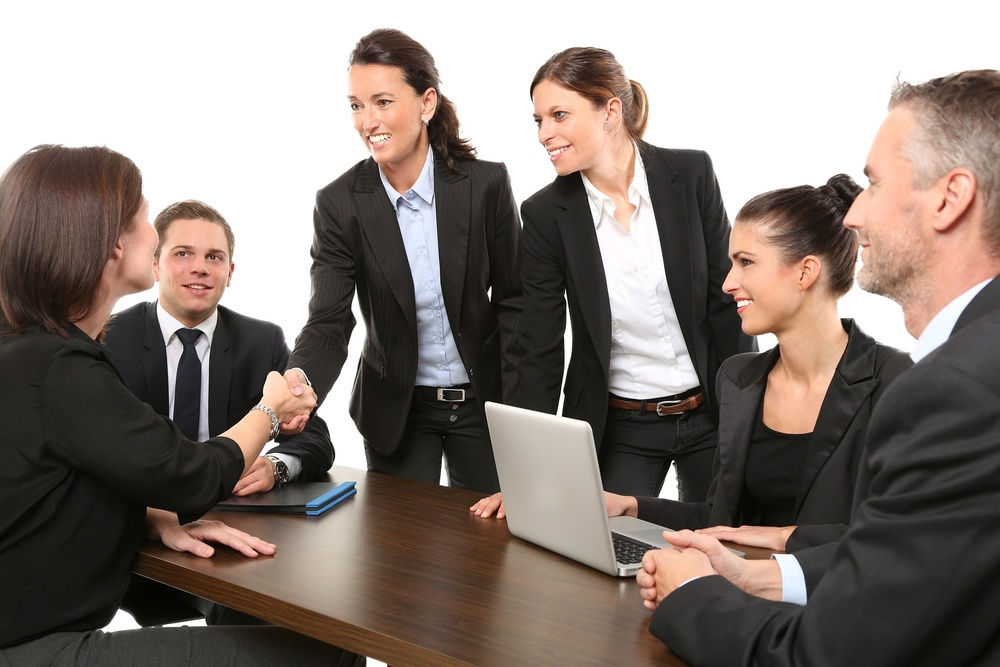
#> input picture image/color_change.jpg, 1000 x 667 px, shrunk from 1920 x 1280 before the run
$ python colorToneChange.py
#> lines starting #> are read from the running program, lines starting #| are printed output that depends on the picture
"""
3.色調変更

参考：
https://tat-pytone.hatenablog.com/entry/2019/03/06/192135
https://qiita.com/sitar-harmonics/items/d864728e002f94872d97
"""
import shutil

import cv2
import numpy as np

image = './image/businessman.jpg'
color_change_image = './image/color_change.jpg'

# 画像をコピー
shutil.copy(image, color_change_image)

# [15 lines of commented-out code are left out]
def changedH(bgr_img, shift):
    # BGR->HSV
    hsvimage = cv2.cvtColor(bgr_img, cv2.COLOR_BGR2HSV_FULL)
    hi = hsvimage[:, :, 0].astype(np.int32)
    if shift < 0:
        nhi = hi.flatten()
        for px in nhi:
            if px < 0:
                px = 255 - px
        nhi = nhi.reshape(hsvimage.shape[:2])
        hi = nhi.astype(np.uint8)
    chimg = (hi + shift) % 255
    hsvimage[:, :, 0] = chimg
    hsv8 = hsvimage.astype(np.uint8)
    # HSV->BGR
    return cv2.cvtColor(hsv8, cv2.COLOR_HSV2BGR_FULL)


# HSV S(彩度),V(明度)の変更
def changedSV(bgr_img, alpha, beta, color_idx):
    # BGR->HSV
    hsvimage = cv2.cvtColor(bgr_img, cv2.COLOR_BGR2HSV_FULL)
    hsvf = hsvimage.astype(np.float32)
    hsvf[:, :, color_idx] = np.clip(hsvf[:, :, 1] * alpha + beta, 0, 255)
    hsv8 = hsvf.astype(np.uint8)
    return cv2.cvtColor(hsv8, cv2.COLOR_HSV2BGR_FULL)


# HSV S(彩度)の変更
def changedS(bgr_img, alpha, beta):
    return changedSV(bgr_img, alpha, beta, 1)


# HSV V(明度)の変更
def changedV(bgr_img, alpha, beta):
    return changedSV(bgr_img, alpha, beta, 2)


bgr_img = cv2.imread(color_change_image, cv2.IMREAD_COLOR)
#> bgr_img is the input picture: shape (667, 1000, 3); mean B, G, R 118.3, 124.6, 135.5


# HSV S(彩度)の変更
image_h1 = changedH(bgr_img, 85)
#> in changedH, `hsvimage = cv2.cvtColor(bgr_img, cv2.COLOR_BGR2HSV_FULL)`: hsvimage: shape (667, 1000, 3); mean H, S, V 31, 42.6, 136.1
#> in changedH, `hi = hsvimage[:, :, 0].astype(np.int32)`:
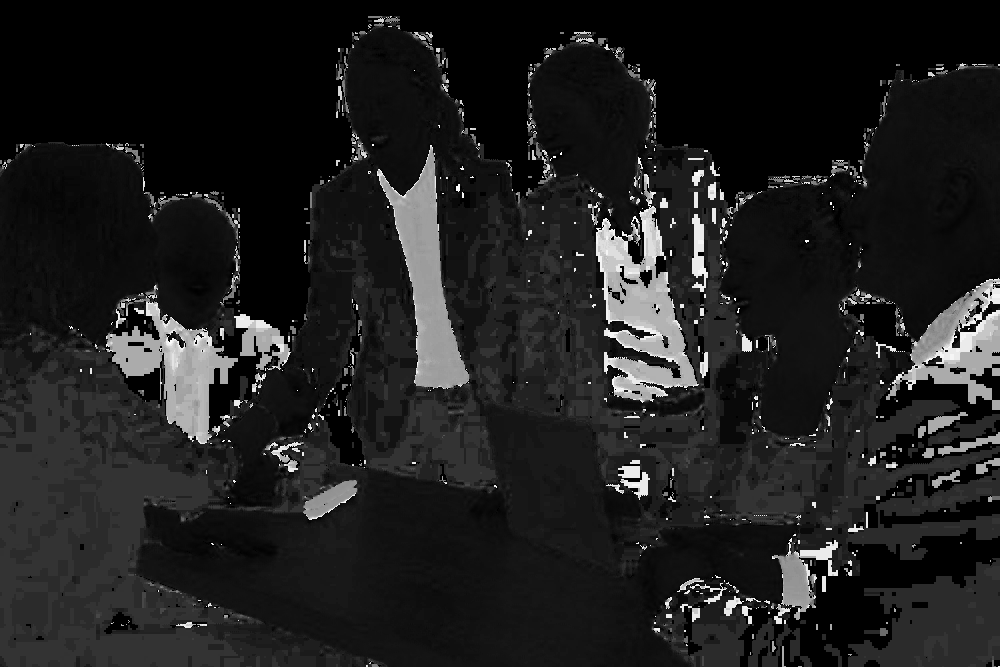
#> hi: shape (667, 1000) int32; min 0, max 255, mean 31
#> in changedH, `chimg = (hi + shift) % 255`:
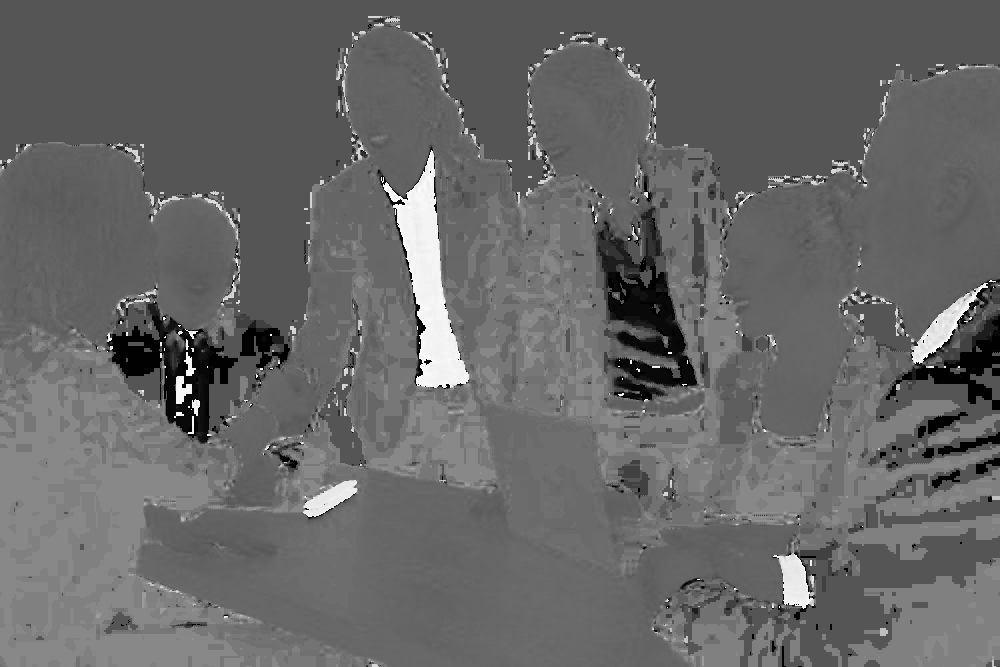
#> chimg: shape (667, 1000) int32; min 1, max 254, mean 103
#> in changedH, `hsvimage[:, :, 0] = chimg`: hsvimage: shape (667, 1000, 3); mean H, S, V 103, 42.6, 136.1
#> in changedH, `return cv2.cvtColor(hsv8, cv2.COLOR_HSV2BGR_FULL)`:
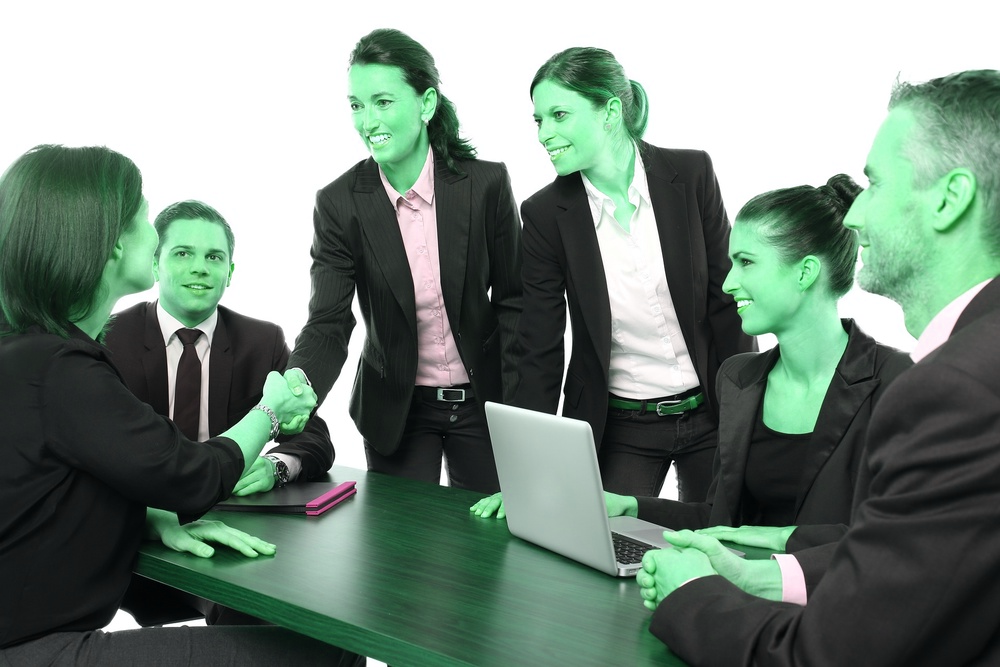
#> returned value: shape (667, 1000, 3); mean B, G, R 124.6, 135.5, 118.3
image_h2 = changedH(bgr_img, -85)
#> call 2 of changedH, with shift = -85
#> in changedH (call 2), `chimg = (hi + shift) % 255`:
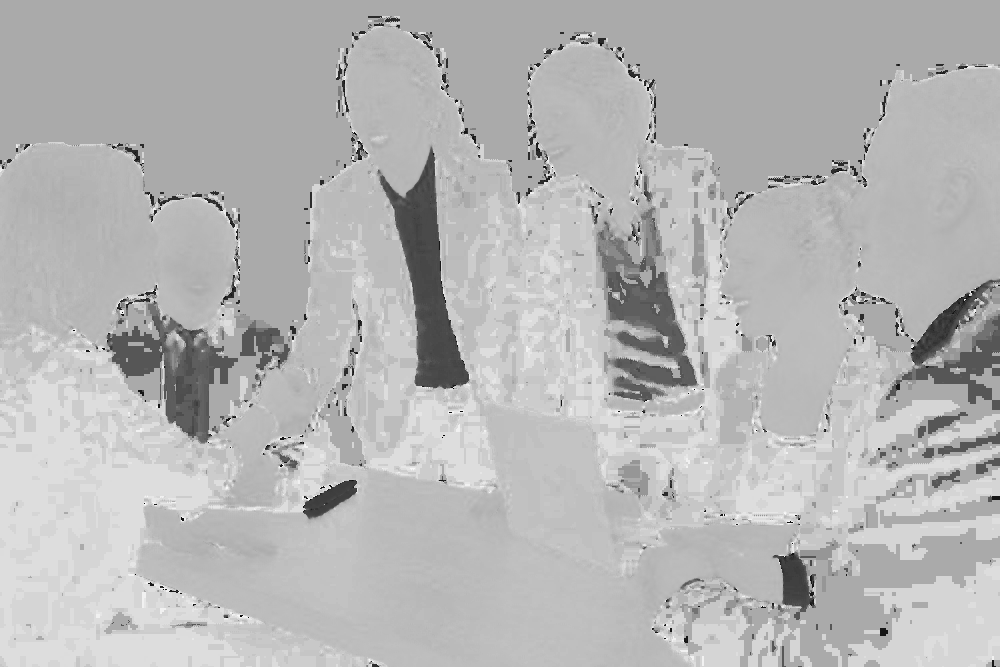
#> chimg: shape (667, 1000) int16; min 0, max 250, mean 181.6
#> in changedH (call 2), `hsvimage[:, :, 0] = chimg`: hsvimage: shape (667, 1000, 3); mean H, S, V 181.6, 42.6, 136.1

# HSV S(彩度)の変更
image_s1 = changedS(bgr_img, 2.0, -20)
#> in changedSV, `hsvf = hsvimage.astype(np.float32)`: hsvf: shape (667, 1000, 3) float32; mean H, S, V 31.1, 42.6, 136.2
#> in changedSV, `hsvf[:, :, color_idx] = np.clip(hsvf[:, :, 1] * alpha + beta, 0, 255)`: hsvf: shape (667, 1000, 3) float32; mean H, S, V 31.1, 68.9, 136.2
#> in changedSV, `hsv8 = hsvf.astype(np.uint8)`: hsv8: shape (667, 1000, 3); mean H, S, V 31, 68.9, 136.1
#> in changedSV, `return cv2.cvtColor(hsv8, cv2.COLOR_HSV2BGR_FULL)`:
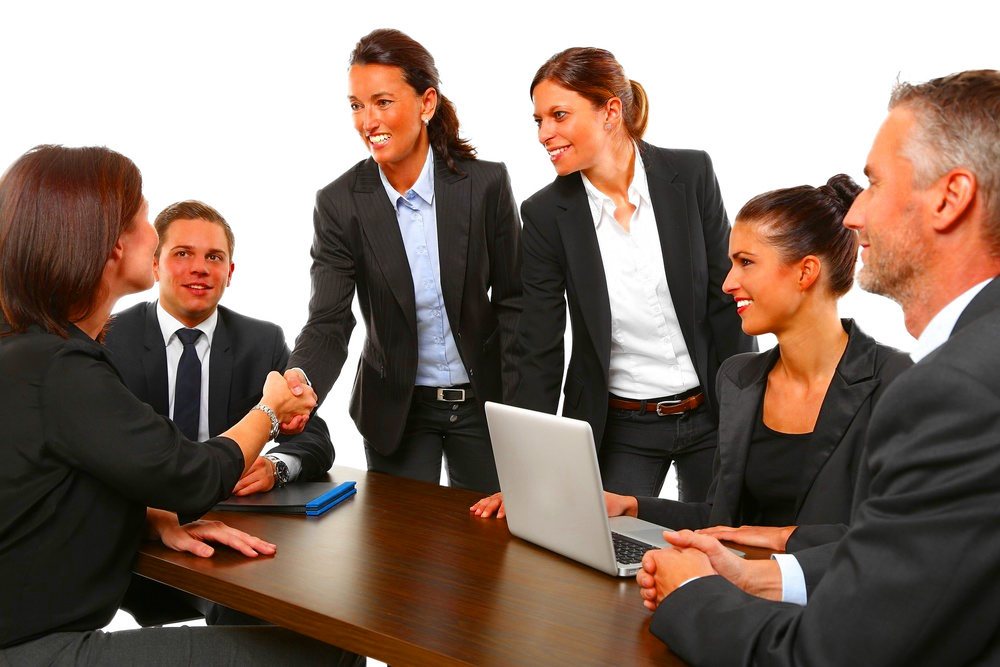
#> returned value: shape (667, 1000, 3); mean B, G, R 106.1, 116.8, 135.3
image_s2 = changedS(bgr_img, 1 / 2, 20)
#> in changedSV (call 2), `hsvf[:, :, color_idx] = np.clip(hsvf[:, :, 1] * alpha + beta, 0, 255)`: hsvf: shape (667, 1000, 3) float32; mean H, S, V 31.1, 41.3, 136.2
#> in changedSV (call 2), `hsv8 = hsvf.astype(np.uint8)`: hsv8: shape (667, 1000, 3); mean H, S, V 31, 41.1, 136.1

# HSV V(明度)の変更
image_v1 = changedV(bgr_img, 1.8, 20)
#> call 3 of changedSV, with alpha = 1.8, beta = 20, color_idx = 2
#> in changedSV (call 3), `hsvf[:, :, color_idx] = np.clip(hsvf[:, :, 1] * alpha + beta, 0, 255)`: hsvf: shape (667, 1000, 3) float32; mean H, S, V 31.1, 42.6, 94.2
#> in changedSV (call 3), `hsv8 = hsvf.astype(np.uint8)`: hsv8: shape (667, 1000, 3); mean H, S, V 31, 42.6, 93.9
#> in changedSV (call 3), `return cv2.cvtColor(hsv8, cv2.COLOR_HSV2BGR_FULL)`:
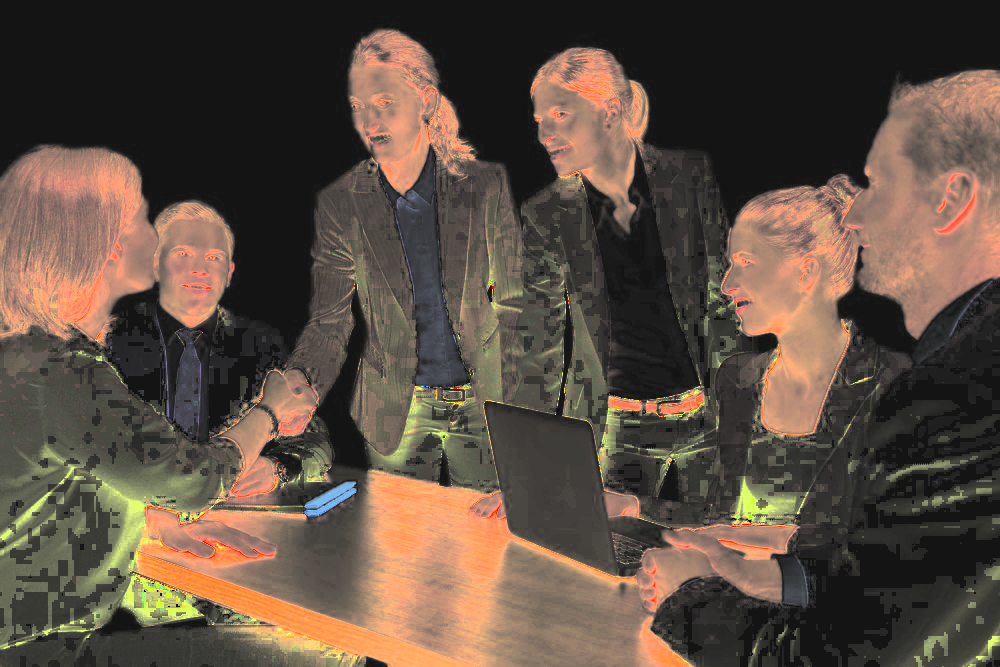
#> returned value: shape (667, 1000, 3); mean B, G, R 65.4, 77.7, 93
image_v2 = changedV(bgr_img, 1 / 2, -50)
#> call 4 of changedSV, with alpha = 0.5, beta = -50, color_idx = 2
#> in changedSV (call 4), `hsvf[:, :, color_idx] = np.clip(hsvf[:, :, 1] * alpha + beta, 0, 255)`: hsvf: shape (667, 1000, 3) float32; mean H, S, V 31.1, 42.6, 2
#> in changedSV (call 4), `hsv8 = hsvf.astype(np.uint8)`: hsv8: shape (667, 1000, 3); mean H, S, V 31, 42.6, 1.9
#> in changedSV (call 4), `return cv2.cvtColor(hsv8, cv2.COLOR_HSV2BGR_FULL)`:
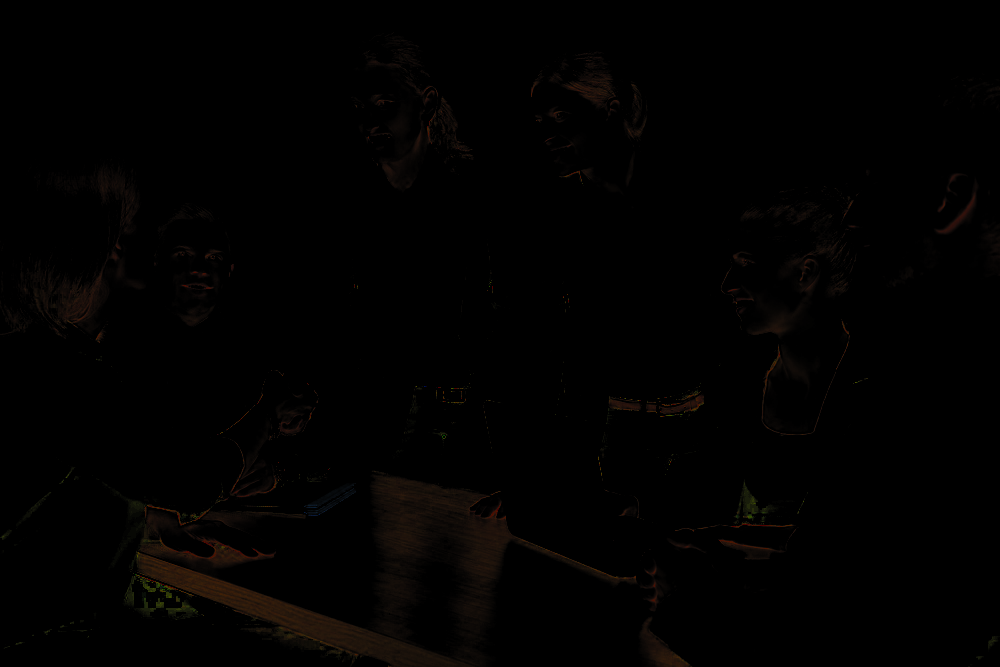
#> returned value: shape (667, 1000, 3); mean B, G, R 0.7, 1.2, 1.9

# [11 lines of commented-out code are left out]
cv2.imwrite(color_change_image, image_h1)
